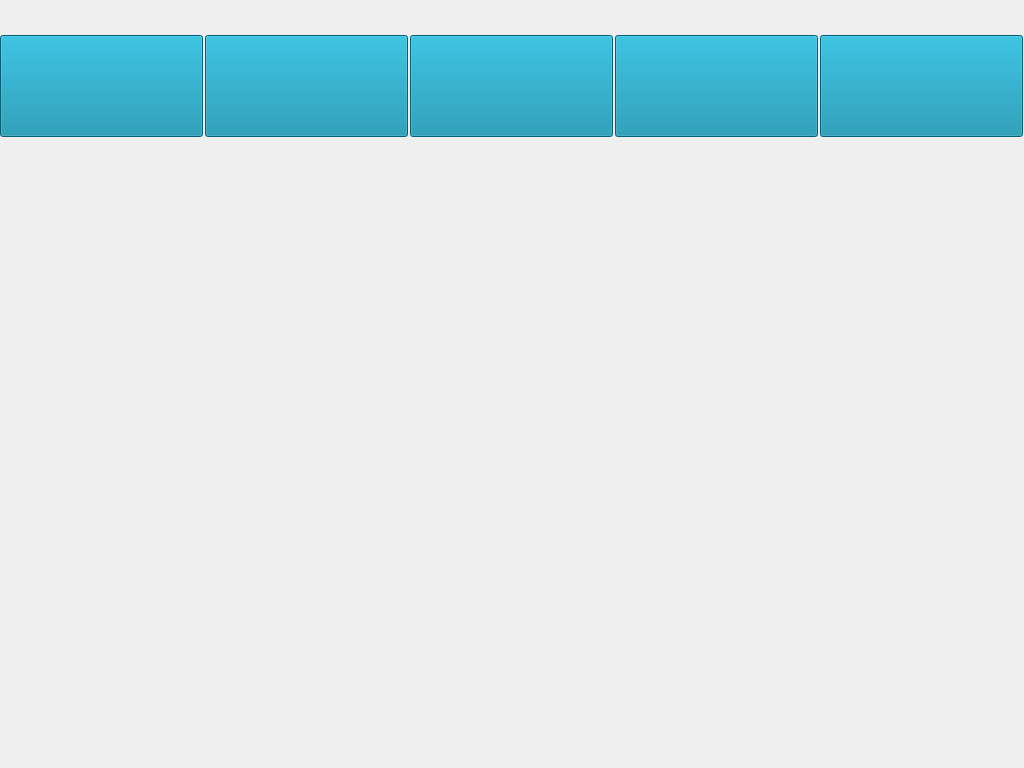
<?xml version="1.0" encoding="UTF-8"?>
<ui version="4.0">
 <class>pvmsMenuWidget</class>
 <widget class="QWidget" name="pvmsMenuWidget">
  <property name="geometry">
   <rect>
    <x>0</x>
    <y>0</y>
    <width>1024</width>
    <height>768</height>
   </rect>
  </property>
  <property name="windowTitle">
   <string>Form</string>
  </property>
  <property name="layoutDirection">
   <enum>Qt::LeftToRight</enum>
  </property>
  <property name="styleSheet">
   <string notr="true">#pvmsMenuWidget { 
border-image: url(:/monres/Pantobg.bmp); 
} 
#pvmsMenuWidget * { 
border-image:url(); 
}
</string>
  </property>
  <widget class="QPushButton" name="recordPlayMenuPushButton">
   <property name="geometry">
    <rect>
     <x>205</x>
     <y>35</y>
     <width>203</width>
     <height>102</height>
    </rect>
   </property>
   <property name="font">
    <font>
     <pointsize>18</pointsize>
    </font>
   </property>
   <property name="styleSheet">
    <string notr="true">QPushButton{
background-color: rgb(5, 135, 167);}

QPushButton:hover{border-color: rgb(255, 255, 255);border-width: 2px;border-style: solid;}

QPushButton:pressed
{border-color: rgb(170, 170, 170);border-width: 2px;border-style: solid;}</string>
   </property>
   <property name="text">
    <string/>
   </property>
   <property name="checkable">
    <bool>true</bool>
   </property>
   <property name="flat">
    <bool>false</bool>
   </property>
  </widget>
  <widget class="QPushButton" name="devManageMenuPushButton">
   <property name="geometry">
    <rect>
     <x>615</x>
     <y>35</y>
     <width>203</width>
     <height>102</height>
    </rect>
   </property>
   <property name="font">
    <font>
     <pointsize>18</pointsize>
    </font>
   </property>
   <property name="styleSheet">
    <string notr="true">QPushButton{
background-color: rgb(5, 135, 167);}

QPushButton:hover{border-color: rgb(255, 255, 255);border-width: 2px;border-style: solid;}

QPushButton:pressed
{border-color: rgb(170, 170, 170);border-width: 2px;border-style: solid;}</string>
   </property>
   <property name="text">
    <string/>
   </property>
   <property name="checkable">
    <bool>true</bool>
   </property>
   <property name="flat">
    <bool>false</bool>
   </property>
  </widget>
  <widget class="QPushButton" name="devUpdateMenuPushButton">
   <property name="enabled">
    <bool>true</bool>
   </property>
   <property name="geometry">
    <rect>
     <x>820</x>
     <y>35</y>
     <width>203</width>
     <height>102</height>
    </rect>
   </property>
   <property name="font">
    <font>
     <pointsize>18</pointsize>
    </font>
   </property>
   <property name="cursor">
    <cursorShape>ArrowCursor</cursorShape>
   </property>
   <property name="styleSheet">
    <string notr="true">QPushButton{
background-color: rgb(5, 135, 167);}

QPushButton:hover{border-color: rgb(255, 255, 255);border-width: 2px;border-style: solid;}

QPushButton:pressed
{border-color: rgb(170, 170, 170);border-width: 2px;border-style: solid;}</string>
   </property>
   <property name="text">
    <string/>
   </property>
   <property name="iconSize">
    <size>
     <width>203</width>
     <height>102</height>
    </size>
   </property>
   <property name="checkable">
    <bool>true</bool>
   </property>
   <property name="flat">
    <bool>false</bool>
   </property>
  </widget>
  <widget class="QPushButton" name="pvmsMonitorMenuPushButton">
   <property name="geometry">
    <rect>
     <x>0</x>
     <y>35</y>
     <width>203</width>
     <height>102</height>
    </rect>
   </property>
   <property name="font">
    <font>
     <pointsize>18</pointsize>
    </font>
   </property>
   <property name="styleSheet">
    <string notr="true">QPushButton{
background-color: rgb(5, 135, 167);}

QPushButton:hover{border-color: rgb(255, 255, 255);border-width: 2px;border-style: solid;}

QPushButton:pressed
{border-color: rgb(170, 170, 170);border-width: 2px;border-style: solid;}</string>
   </property>
   <property name="text">
    <string/>
   </property>
   <property name="checkable">
    <bool>true</bool>
   </property>
   <property name="flat">
    <bool>false</bool>
   </property>
  </widget>
  <widget class="QPushButton" name="inteAnalyMenuPushButton">
   <property name="enabled">
    <bool>true</bool>
   </property>
   <property name="geometry">
    <rect>
     <x>410</x>
     <y>35</y>
     <width>203</width>
     <height>102</height>
    </rect>
   </property>
   <property name="font">
    <font>
     <pointsize>18</pointsize>
    </font>
   </property>
   <property name="cursor">
    <cursorShape>ArrowCursor</cursorShape>
   </property>
   <property name="styleSheet">
    <string notr="true">QPushButton{
background-color: rgb(5, 135, 167);}

QPushButton:hover{border-color: rgb(255, 255, 255);border-width: 2px;border-style: solid;}

QPushButton:pressed
{border-color: rgb(170, 170, 170);border-width: 2px;border-style: solid;}</string>
   </property>
   <property name="text">
    <string/>
   </property>
   <property name="iconSize">
    <size>
     <width>203</width>
     <height>102</height>
    </size>
   </property>
   <property name="checkable">
    <bool>true</bool>
   </property>
   <property name="flat">
    <bool>false</bool>
   </property>
  </widget>
 </widget>
 <resources/>
 <connections/>
</ui>
